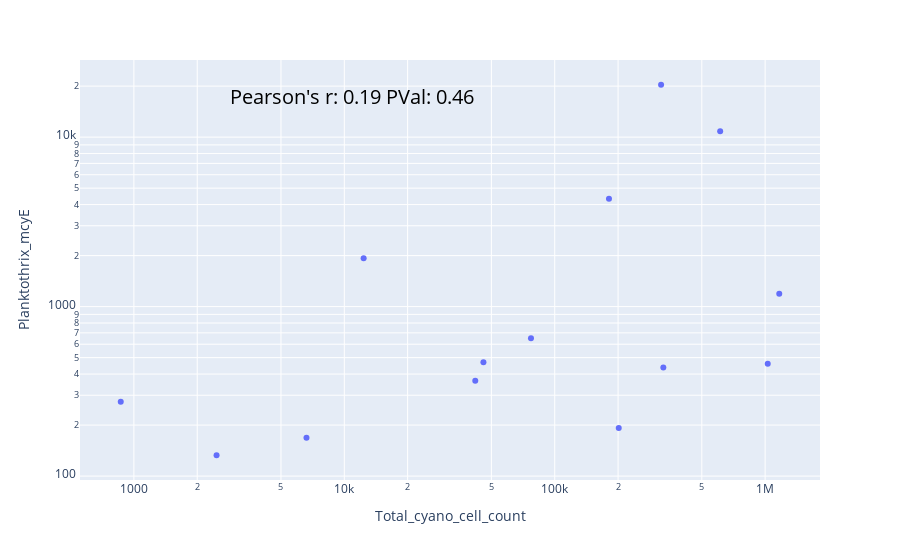

The notebook cell saved with this chart:
### Code cell
# Plot 3- Cell Count vs Anabaena_mcyE
corr = stats.pearsonr(CellCountVsP_mcyE['Planktothrix_mcyE'], CellCountVsP_mcyE['Total_cyano_cell_count'])
fig = px.scatter(CellCountVsP_mcyE, x = 'Total_cyano_cell_count', y = 'Planktothrix_mcyE',log_x=True,log_y=True)
               
fig.add_annotation(dict(font=dict(color='black',size=20),
                                        x=0.2,
                                        y=0.95,
                                        showarrow=False,
                                        text= "Pearson's r: " + str(round(corr[0], 2)) +"\nPVal: " + str(round(corr[1], 2)),
                                        textangle=0,
                                        xanchor='left',
                                        xref="paper",
                                        yref="paper"))
fig.show()

### Figure 1 — Plotly figure (JSON) as saved in the notebook; plotly's stock layout.template omitted (floating-point values rounded to 4 significant figures)
{"data": [{"hovertemplate": "Total_cyano_cell_count=%{x}<br>Planktothrix_mcyE=%{y}<extra></extra>", "legendgroup": "", "marker": {"color": "#636efa", "symbol": "circle"}, "mode": "markers", "name": "", "orientation": "v", "showlegend": false, "type": "scatter", "x": [0, 328250, 1028920, 611320, 320245, 0, 41923, 2471, 0, 866, 12355, 6610, 77109, 181061, 1166985, 45831, 201485], "xaxis": "x", "y": [425, 437.5, 460, 10850, 20375, 219, 365, 132.8, 150.8, 275, 1932.0, 168.2, 650, 4325, 1192.0, 470, 192.2], "yaxis": "y"}], "layout": {"annotations": [{"font": {"color": "black", "size": 20}, "showarrow": false, "text": "Pearson's r: 0.19\nPVal: 0.46", "textangle": 0, "x": 0.2, "xanchor": "left", "xref": "paper", "y": 0.95, "yref": "paper"}], "legend": {"tracegroupgap": 0}, "margin": {"t": 60}, "xaxis": {"anchor": "y", "domain": [0, 1], "title": {"text": "Total_cyano_cell_count"}, "type": "log"}, "yaxis": {"anchor": "x", "domain": [0, 1], "title": {"text": "Planktothrix_mcyE"}, "type": "log"}}}
